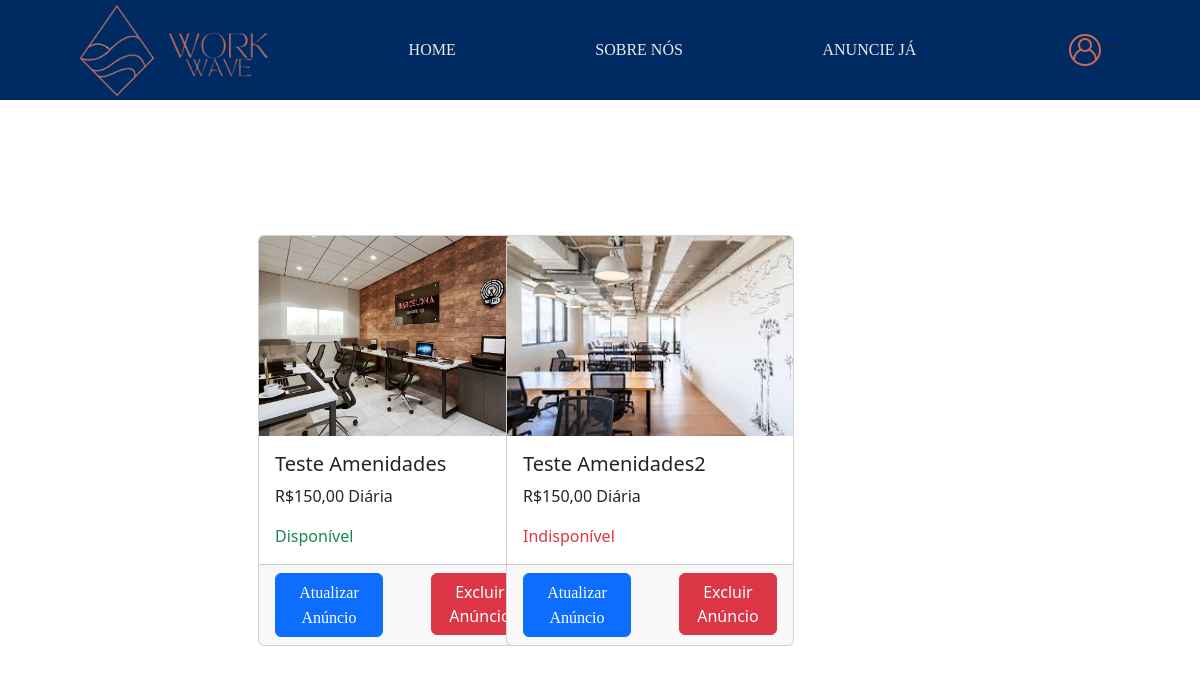
The app's page /SeusAnuncios.php (signed in), older data.
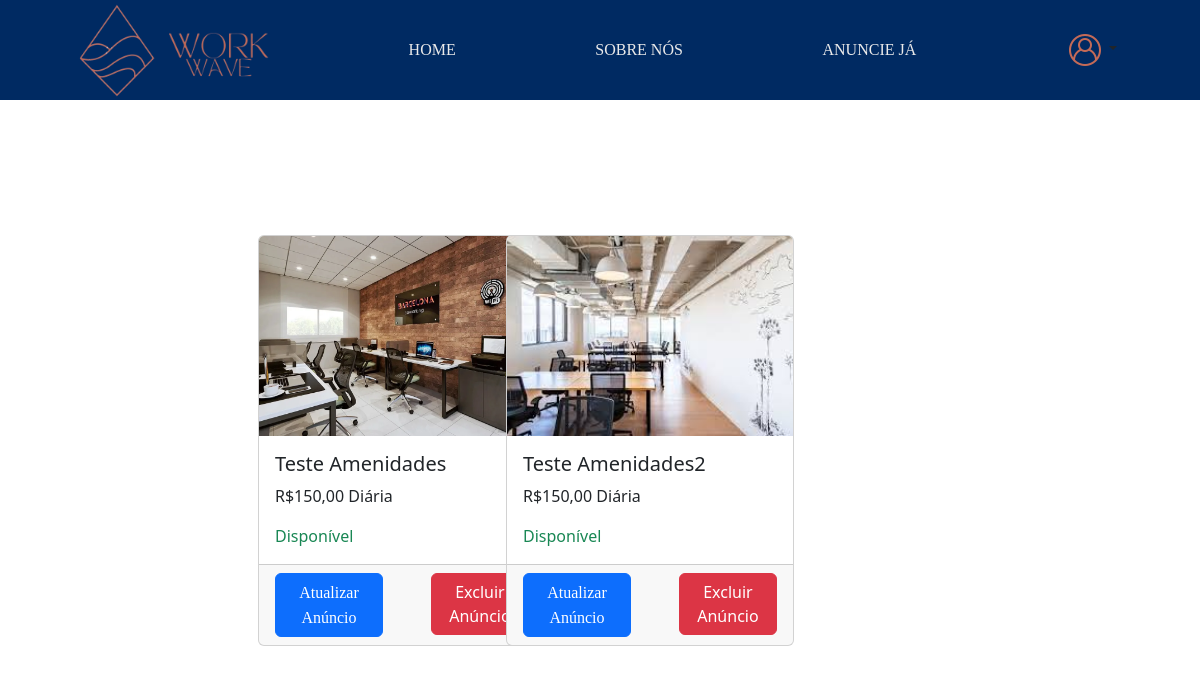
The same page, newer data.
### tables this page shows
CREATE TABLE `espacodados` (
  `EspId` int(11) NOT NULL,
  `EspNome` varchar(255) NOT NULL,
  `EspEndereco` varchar(255) NOT NULL,
  `EspDescricao` mediumtext NOT NULL,
  `EspCapacidade` int(11) NOT NULL,
  `EspDisponibilidade` tinyint(1) DEFAULT NULL,
  `EspDataCadastro` date NOT NULL,
  `ProId` int(11) NOT NULL,
  `EspImg` varchar(255) DEFAULT NULL,
  `EspPreco` decimal(10,2) DEFAULT NULL,
  `SerId` int(11) DEFAULT NULL
);

### SeusAnuncios.php (the view, shortened to what this page needs)
<!DOCTYPE html>
<html lang="en">
<head>
    <link href="https://cdn.jsdelivr.net/npm/bootstrap@5.3.3/dist/css/bootstrap.min.css" rel="stylesheet">
    <link rel="stylesheet" href="css/Style.css">
    <link rel="stylesheet" href="css/SeusAnuncios.css">
</head>
<body>
<header>
    <div class="logo">
        <img src="img/WorkWave-removebg-preview (1).png" alt="" width="95px" height="95px">
        <img src="img/WorkWave__2_-removebg-preview.png" alt="" width="100px" height="100px">
    </div>
    <a href="index.php" class="underline">HOME</a>
    <a href="SobreNos.php" class="underline">SOBRE NÓS</a>
    <a href="AnuncieJa.php" class="underline">ANUNCIE JÁ</a>
    <?php
        if (!isset($_SESSION['usuario_validado']) || $_SESSION['usuario_validado'] == false) {
    ?>
        <div class="dropdown">
            <a class="btn dropdown-toggle" href="#" role="button" data-bs-toggle="dropdown" aria-expanded="false">
                <img src="img/user-logo.png" alt="">
            </a>
            <ul class="dropdown-menu">
                <li><a class="dropdown-item" href="login.php">Fazer Login</a></li>
            </ul>
        </div>
    <?php
        } else {
    ?>
        <div class="dropdown">
            <a class="btn dropdown-toggle" href="#" role="button" data-bs-toggle="dropdown" aria-expanded="false">
                <img src="img/user-logo.png" alt="">
            </a>
        </div>
    <?php
        };
    ?>
</header>
<div class="conteudo conteudo-principal">
    <div class="postagem">
        <?php
            try {
                $conexao = new PDO("mysql:host=localhost; dbname=workwave", "root", "");
                $conexao->setAttribute(PDO::ATTR_ERRMODE, PDO::ERRMODE_EXCEPTION);
            } catch (PDOException $erro) {
                echo "Erro na conexão:" . $erro->getMessage();
            }
            if (isset($_SESSION['UsuarioId'])) {
                $query = "SELECT EspId, EspNome, EspCapacidade, EspDisponibilidade, EspImg, EspPreco FROM EspacoDados WHERE ProId = :UsuarioId";
                $stmt = $conexao->prepare($query);
                $stmt->bindValue(':UsuarioId', $_SESSION['UsuarioId']);
                $stmt->execute();
                $anuncios = $stmt->fetchAll();
            } else {
                $anuncios = [];
            }
        ?>
        <div class="row row-cols-1 row-cols-md-2 row-cols-lg-3 g-4">
            <?php foreach ($anuncios as $anuncio): ?>
                <div class="col">
                    <div class="card" style="width: 18rem;">
                        <img src="img/<?php echo htmlspecialchars($anuncio['EspImg']); ?>" class="card-img-top" alt="Imagem de <?php echo htmlspecialchars($anuncio['EspNome']); ?>" height="200px">
                        <div class="card-body">
                            <h5 class="card-title"><?php echo htmlspecialchars($anuncio['EspNome']); ?></h5>
                            <p class="card-text">R$<?php echo number_format($anuncio['EspPreco'], 2, ',', '.'); ?> Diária</p>
                            <p class="card-text <?php echo $anuncio['EspDisponibilidade'] == 0 ? 'text-danger' : 'text-success'; ?>">
                                <?php echo $anuncio['EspDisponibilidade'] == 0 ? 'Indisponível' : 'Disponível'; ?>
                            </p>
                        </div>
                        <div class="card-footer">
                            <div class="d-flex justify-content-between">
                                <button type="submit" class="btn btn-primary me-5"><a href="EditarAnuncio.php" class="text-white">Atualizar Anúncio</a></button>
                                <form action="ExcluirAnuncio.php" method="POST">
                                    <button type="submit" class="btn btn-danger" onclick="return confirm('Tem certeza de que deseja excluir este anúncio?')">Excluir Anúncio</button>
                                </form>
                            </div>
                        </div>
                    </div>
                </div>
            <?php endforeach;?>
        </div>
    </div>
</div>
</body>
</html>

Row changes from the older to the newer data that the page shows:
changed espacodados "Teste Amenidades2": EspDisponibilidade "Indisponível" → "Disponível"
